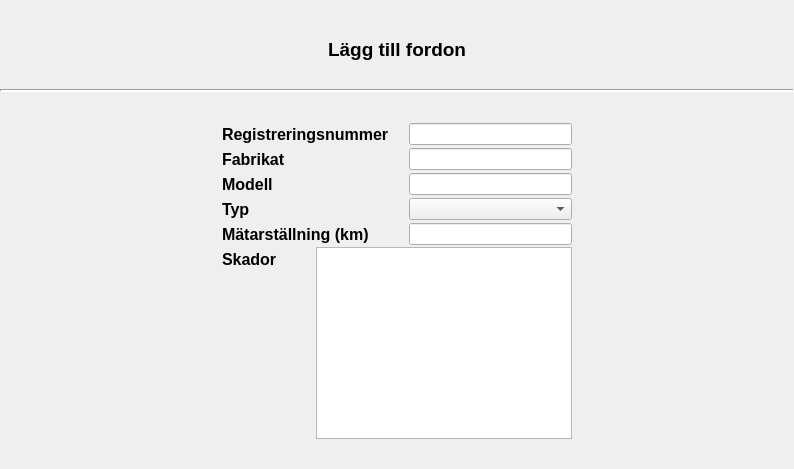
          <widget class="QWidget" name="pageP5add">
           <layout class="QGridLayout" name="gridLayout_10">
            <property name="margin">
             <number>0</number>
            </property>
            <property name="spacing">
             <number>0</number>
            </property>
            <item row="0" column="0" colspan="3">
             <layout class="QGridLayout" name="gridLayoutP4top_2">
              <property name="leftMargin">
               <number>0</number>
              </property>
              <property name="topMargin">
               <number>9</number>
              </property>
              <property name="rightMargin">
               <number>0</number>
              </property>
              <item row="0" column="1">
               <widget class="QLabel" name="labelCheckoutHeadline_3">
                <property name="font">
                 <font>
                  <pointsize>14</pointsize>
                  <weight>75</weight>
                  <bold>true</bold>
                 </font>
                </property>
                <property name="text">
                 <string>Lägg till fordon</string>
                </property>
               </widget>
              </item>
              <item row="0" column="2">
               <spacer name="horizontalSpacer_48">
                <property name="orientation">
                 <enum>Qt::Horizontal</enum>
                </property>
                <property name="sizeHint" stdset="0">
                 <size>
                  <width>40</width>
                  <height>20</height>
                 </size>
                </property>
               </spacer>
              </item>
              <item row="1" column="0" colspan="3">
               <widget class="Line" name="line_8">
                <property name="lineWidth">
                 <number>2</number>
                </property>
                <property name="orientation">
                 <enum>Qt::Horizontal</enum>
                </property>
               </widget>
              </item>
              <item row="0" column="3">
               <spacer name="verticalSpacer_25">
                <property name="orientation">
                 <enum>Qt::Vertical</enum>
                </property>
                <property name="sizeType">
                 <enum>QSizePolicy::Fixed</enum>
                </property>
                <property name="sizeHint" stdset="0">
                 <size>
                  <width>0</width>
                  <height>80</height>
                 </size>
                </property>
               </spacer>
              </item>
              <item row="0" column="0">
               <spacer name="horizontalSpacer_49">
                <property name="orientation">
                 <enum>Qt::Horizontal</enum>
                </property>
                <property name="sizeHint" stdset="0">
                 <size>
                  <width>40</width>
                  <height>20</height>
                 </size>
                </property>
               </spacer>
              </item>
             </layout>
            </item>
            <item row="1" column="1">
             <spacer name="verticalSpacer_24">
              <property name="orientation">
               <enum>Qt::Vertical</enum>
              </property>
              <property name="sizeHint" stdset="0">
               <size>
                <width>20</width>
                <height>21</height>
               </size>
              </property>
             </spacer>
            </item>
            <item row="2" column="0">
             <spacer name="horizontalSpacer_46">
              <property name="orientation">
               <enum>Qt::Horizontal</enum>
              </property>
              <property name="sizeHint" stdset="0">
               <size>
                <width>213</width>
                <height>20</height>
               </size>
              </property>
             </spacer>
            </item>
            <item row="2" column="1">
             <layout class="QGridLayout" name="gridLayout_11">
              <property name="horizontalSpacing">
               <number>20</number>
              </property>
              <property name="margin">
               <number>9</number>
              </property>
              <item row="5" column="0">
               <widget class="QLabel" name="labelP5add_damages">
                <property name="sizePolicy">
                 <sizepolicy hsizetype="Preferred" vsizetype="Fixed">
                  <horstretch>0</horstretch>
                  <verstretch>0</verstretch>
                 </sizepolicy>
                </property>
                <property name="minimumSize">
                 <size>
                  <width>0</width>
                  <height>25</height>
                 </size>
                </property>
                <property name="font">
                 <font>
                  <pointsize>12</pointsize>
                  <weight>75</weight>
                  <bold>true</bold>
                 </font>
                </property>
                <property name="text">
                 <string>Skador</string>
                </property>
               </widget>
              </item>
              <item row="1" column="0" colspan="2">
               <widget class="QLabel" name="labelP5add_fabric">
                <property name="sizePolicy">
                 <sizepolicy hsizetype="Preferred" vsizetype="Fixed">
                  <horstretch>0</horstretch>
                  <verstretch>0</verstretch>
                 </sizepolicy>
                </property>
                <property name="minimumSize">
                 <size>
                  <width>0</width>
                  <height>25</height>
                 </size>
                </property>
                <property name="font">
                 <font>
                  <pointsize>12</pointsize>
                  <weight>75</weight>
                  <bold>true</bold>
                 </font>
                </property>
                <property name="text">
                 <string>Fabrikat</string>
                </property>
               </widget>
              </item>
              <item row="0" column="0" colspan="2">
               <widget class="QLabel" name="labelP5add_regnr">
                <property name="sizePolicy">
                 <sizepolicy hsizetype="Preferred" vsizetype="Fixed">
                  <horstretch>0</horstretch>
                  <verstretch>0</verstretch>
                 </sizepolicy>
                </property>
                <property name="minimumSize">
                 <size>
                  <width>0</width>
                  <height>25</height>
                 </size>
                </property>
                <property name="font">
                 <font>
                  <pointsize>12</pointsize>
                  <weight>75</weight>
                  <bold>true</bold>
                 </font>
                </property>
                <property name="text">
                 <string>Registreringsnummer</string>
                </property>
               </widget>
              </item>
              <item row="5" column="1" rowspan="2" colspan="2">
               <widget class="QPlainTextEdit" name="plainTextEditP5add_damages_var">
                <property name="sizePolicy">
                 <sizepolicy hsizetype="Preferred" vsizetype="Expanding">
                  <horstretch>0</horstretch>
                  <verstretch>0</verstretch>
                 </sizepolicy>
                </property>
                <property name="minimumSize">
                 <size>
                  <width>200</width>
                  <height>0</height>
                 </size>
                </property>
                <property name="maximumSize">
                 <size>
                  <width>300</width>
                  <height>16777215</height>
                 </size>
                </property>
               </widget>
              </item>
              <item row="2" column="2">
               <widget class="QLineEdit" name="lineEditP5add_model_var"/>
              </item>
              <item row="1" column="2">
               <widget class="QLineEdit" name="lineEditP5add_fabric_var"/>
              </item>
              <item row="0" column="2">
               <widget class="QLineEdit" name="lineEditP5add_regnr_var"/>
              </item>
              <item row="2" column="0" colspan="2">
               <widget class="QLabel" name="labelP5add_model">
                <property name="sizePolicy">
                 <sizepolicy hsizetype="Preferred" vsizetype="Fixed">
                  <horstretch>0</horstretch>
                  <verstretch>0</verstretch>
                 </sizepolicy>
                </property>
                <property name="minimumSize">
                 <size>
                  <width>0</width>
                  <height>25</height>
                 </size>
                </property>
                <property name="font">
                 <font>
                  <pointsize>12</pointsize>
                  <weight>75</weight>
                  <bold>true</bold>
                 </font>
                </property>
                <property name="text">
                 <string>Modell</string>
                </property>
               </widget>
              </item>
              <item row="3" column="0" colspan="2">
               <widget class="QLabel" name="labelP5add_type">
                <property name="sizePolicy">
                 <sizepolicy hsizetype="Preferred" vsizetype="Fixed">
                  <horstretch>0</horstretch>
                  <verstretch>0</verstretch>
                 </sizepolicy>
                </property>
                <property name="minimumSize">
                 <size>
                  <width>0</width>
                  <height>25</height>
                 </size>
                </property>
                <property name="font">
                 <font>
                  <pointsize>12</pointsize>
                  <weight>75</weight>
                  <bold>true</bold>
                 </font>
                </property>
                <property name="text">
                 <string>Typ</string>
                </property>
               </widget>
              </item>
              <item row="4" column="2">
               <widget class="QLineEdit" name="lineEditP5add_mileage_var"/>
              </item>
              <item row="4" column="0" colspan="2">
               <widget class="QLabel" name="labelP5add_mileage">
                <property name="sizePolicy">
                 <sizepolicy hsizetype="Preferred" vsizetype="Fixed">
                  <horstretch>0</horstretch>
                  <verstretch>0</verstretch>
                 </sizepolicy>
                </property>
                <property name="minimumSize">
                 <size>
                  <width>0</width>
                  <height>25</height>
                 </size>
                </property>
                <property name="font">
                 <font>
                  <pointsize>12</pointsize>
                  <weight>75</weight>
                  <bold>true</bold>
                 </font>
                </property>
                <property name="text">
                 <string>Mätarställning (km)</string>
                </property>
               </widget>
              </item>
              <item row="3" column="2">
               <widget class="QComboBox" name="comboBoxP5add_type"/>
              </item>
             </layout>
            </item>
            <item row="2" column="2">
             <spacer name="horizontalSpacer_47">
              <property name="orientation">
               <enum>Qt::Horizontal</enum>
              </property>
              <property name="sizeHint" stdset="0">
               <size>
                <width>213</width>
                <height>20</height>
               </size>
              </property>
             </spacer>
            </item>
            <item row="3" column="1">
             <spacer name="verticalSpacer_23">
              <property name="orientation">
               <enum>Qt::Vertical</enum>
              </property>
              <property name="sizeHint" stdset="0">
               <size>
                <width>20</width>
                <height>21</height>
               </size>
              </property>
             </spacer>
            </item>
           </layout>
          </widget>
